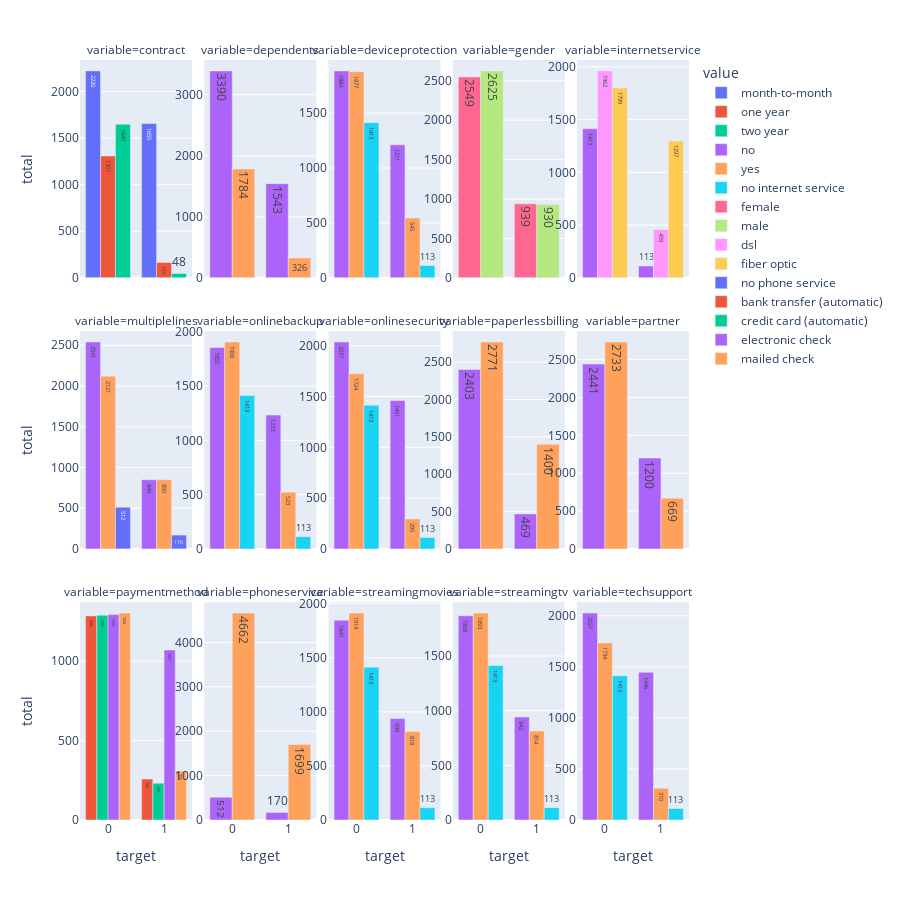

Source (notebook cell):
### Markdown cell above
## graph below shows the count of churn and no churns gender, partner and senior citizen

### Code cell
(
    df.melt(id_vars= ["target", "totalcharges"],value_vars= cat_cols)
    .groupby(["target", "variable", "value"])
    .agg(total = pd.NamedAgg( "target","count"))
    .reset_index()
    .plot.bar(x= "target", y= "total", color="value", facet_col="variable",facet_col_wrap= 5 ,  
     barmode= "group",width=1600, height= 1000, text_auto =True)
    .update_yaxes(matches =None,showticklabels=True)
    .update_xaxes(matches = None)    
).show("png")

### Figure 1 — Plotly figure (JSON) as saved in the notebook; plotly's stock layout.template omitted (floating-point values rounded to 4 significant figures)
{"data": [{"alignmentgroup": "True", "hovertemplate": "value=month-to-month<br>variable=contract<br>target=%{x}<br>total=%{y}<extra></extra>", "legendgroup": "month-to-month", "marker": {"color": "#636efa", "pattern": {"shape": ""}}, "name": "month-to-month", "offsetgroup": "month-to-month", "orientation": "v", "showlegend": true, "textposition": "auto", "texttemplate": "%{y}", "type": "bar", "x": [0, 1], "xaxis": "x11", "y": [2220, 1655], "yaxis": "y11"}, {"alignmentgroup": "True", "hovertemplate": "value=one year<br>variable=contract<br>target=%{x}<br>total=%{y}<extra></extra>", "legendgroup": "one year", "marker": {"color": "#EF553B", "pattern": {"shape": ""}}, "name": "one year", "offsetgroup": "one year", "orientation": "v", "showlegend": true, "textposition": "auto", "texttemplate": "%{y}", "type": "bar", "x": [0, 1], "xaxis": "x11", "y": [1307, 166], "yaxis": "y11"}, {"alignmentgroup": "True", "hovertemplate": "value=two year<br>variable=contract<br>target=%{x}<br>total=%{y}<extra></extra>", "legendgroup": "two year", "marker": {"color": "#00cc96", "pattern": {"shape": ""}}, "name": "two year", "offsetgroup": "two year", "orientation": "v", "showlegend": true, "textposition": "auto", "texttemplate": "%{y}", "type": "bar", "x": [0, 1], "xaxis": "x11", "y": [1647, 48], "yaxis": "y11"}, {"alignmentgroup": "True", "hovertemplate": "value=no<br>variable=dependents<br>target=%{x}<br>total=%{y}<extra></extra>", "legendgroup": "no", "marker": {"color": "#ab63fa", "pattern": {"shape": ""}}, "name": "no", "offsetgroup": "no", "orientation": "v", "showlegend": true, "textposition": "auto", "texttemplate": "%{y}", "type": "bar", "x": [0, 1], "xaxis": "x12", "y": [3390, 1543], "yaxis": "y12"}, {"alignmentgroup": "True", "hovertemplate": "value=no<br>variable=deviceprotection<br>target=%{x}<br>total=%{y}<extra></extra>", "legendgroup": "no", "marker": {"color": "#ab63fa", "pattern": {"shape": ""}}, "name": "no", "offsetgroup": "no", "orientation": "v", "showlegend": false, "textposition": "auto", "texttemplate": "%{y}", "type": "bar", "x": [0, 1], "xaxis": "x13", "y": [1884, 1211], "yaxis": "y13"}, {"alignmentgroup": "True", "hovertemplate": "value=no<br>variable=internetservice<br>target=%{x}<br>total=%{y}<extra></extra>", "legendgroup": "no", "marker": {"color": "#ab63fa", "pattern": {"shape": ""}}, "name": "no", "offsetgroup": "no", "orientation": "v", "showlegend": false, "textposition": "auto", "texttemplate": "%{y}", "type": "bar", "x": [0, 1], "xaxis": "x15", "y": [1413, 113], "yaxis": "y15"}, {"alignmentgroup": "True", "hovertemplate": "value=no<br>variable=multiplelines<br>target=%{x}<br>total=%{y}<extra></extra>", "legendgroup": "no", "marker": {"color": "#ab63fa", "pattern": {"shape": ""}}, "name": "no", "offsetgroup": "no", "orientation": "v", "showlegend": false, "textposition": "auto", "texttemplate": "%{y}", "type": "bar", "x": [0, 1], "xaxis": "x6", "y": [2541, 849], "yaxis": "y6"}, {"alignmentgroup": "True", "hovertemplate": "value=no<br>variable=onlinebackup<br>target=%{x}<br>total=%{y}<extra></extra>", "legendgroup": "no", "marker": {"color": "#ab63fa", "pattern": {"shape": ""}}, "name": "no", "offsetgroup": "no", "orientation": "v", "showlegend": false, "textposition": "auto", "texttemplate": "%{y}", "type": "bar", "x": [0, 1], "xaxis": "x7", "y": [1855, 1233], "yaxis": "y7"}, {"alignmentgroup": "True", "hovertemplate": "value=no<br>variable=onlinesecurity<br>target=%{x}<br>total=%{y}<extra></extra>", "legendgroup": "no", "marker": {"color": "#ab63fa", "pattern": {"shape": ""}}, "name": "no", "offsetgroup": "no", "orientation": "v", "showlegend": false, "textposition": "auto", "texttemplate": "%{y}", "type": "bar", "x": [0, 1], "xaxis": "x8", "y": [2037, 1461], "yaxis": "y8"}, {"alignmentgroup": "True", "hovertemplate": "value=no<br>variable=paperlessbilling<br>target=%{x}<br>total=%{y}<extra></extra>", "legendgroup": "no", "marker": {"color": "#ab63fa", "pattern": {"shape": ""}}, "name": "no", "offsetgroup": "no", "orientation": "v", "showlegend": false, "textposition": "auto", "texttemplate": "%{y}", "type": "bar", "x": [0, 1], "xaxis": "x9", "y": [2403, 469], "yaxis": "y9"}, {"alignmentgroup": "True", "hovertemplate": "value=no<br>variable=partner<br>target=%{x}<br>total=%{y}<extra></extra>", "legendgroup": "no", "marker": {"color": "#ab63fa", "pattern": {"shape": ""}}, "name": "no", "offsetgroup": "no", "orientation": "v", "showlegend": false, "textposition": "auto", "texttemplate": "%{y}", "type": "bar", "x": [0, 1], "xaxis": "x10", "y": [2441, 1200], "yaxis": "y10"}, {"alignmentgroup": "True", "hovertemplate": "value=no<br>variable=phoneservice<br>target=%{x}<br>total=%{y}<extra></extra>", "legendgroup": "no", "marker": {"color": "#ab63fa", "pattern": {"shape": ""}}, "name": "no", "offsetgroup": "no", "orientation": "v", "showlegend": false, "textposition": "auto", "texttemplate": "%{y}", "type": "bar", "x": [0, 1], "xaxis": "x2", "y": [512, 170], "yaxis": "y2"}, {"alignmentgroup": "True", "hovertemplate": "value=no<br>variable=streamingmovies<br>target=%{x}<br>total=%{y}<extra></extra>", "legendgroup": "no", "marker": {"color": "#ab63fa", "pattern": {"shape": ""}}, "name": "no", "offsetgroup": "no", "orientation": "v", "showlegend": false, "textposition": "auto", "texttemplate": "%{y}", "type": "bar", "x": [0, 1], "xaxis": "x3", "y": [1847, 938], "yaxis": "y3"}, {"alignmentgroup": "True", "hovertemplate": "value=no<br>variable=streamingtv<br>target=%{x}<br>total=%{y}<extra></extra>", "legendgroup": "no", "marker": {"color": "#ab63fa", "pattern": {"shape": ""}}, "name": "no", "offsetgroup": "no", "orientation": "v", "showlegend": false, "textposition": "auto", "texttemplate": "%{y}", "type": "bar", "x": [0, 1], "xaxis": "x4", "y": [1868, 942], "yaxis": "y4"}, {"alignmentgroup": "True", "hovertemplate": "value=no<br>variable=techsupport<br>target=%{x}<br>total=%{y}<extra></extra>", "legendgroup": "no", "marker": {"color": "#ab63fa", "pattern": {"shape": ""}}, "name": "no", "offsetgroup": "no", "orientation": "v", "showlegend": false, "textposition": "auto", "texttemplate": "%{y}", "type": "bar", "x": [0, 1], "xaxis": "x5", "y": [2027, 1446], "yaxis": "y5"}, {"alignmentgroup": "True", "hovertemplate": "value=yes<br>variable=dependents<br>target=%{x}<br>total=%{y}<extra></extra>", "legendgroup": "yes", "marker": {"color": "#FFA15A", "pattern": {"shape": ""}}, "name": "yes", "offsetgroup": "yes", "orientation": "v", "showlegend": true, "textposition": "auto", "texttemplate": "%{y}", "type": "bar", "x": [0, 1], "xaxis": "x12", "y": [1784, 326], "yaxis": "y12"}, {"alignmentgroup": "True", "hovertemplate": "value=yes<br>variable=deviceprotection<br>target=%{x}<br>total=%{y}<extra></extra>", "legendgroup": "yes", "marker": {"color": "#FFA15A", "pattern": {"shape": ""}}, "name": "yes", "offsetgroup": "yes", "orientation": "v", "showlegend": false, "textposition": "auto", "texttemplate": "%{y}", "type": "bar", "x": [0, 1], "xaxis": "x13", "y": [1877, 545], "yaxis": "y13"}, {"alignmentgroup": "True", "hovertemplate": "value=yes<br>variable=multiplelines<br>target=%{x}<br>total=%{y}<extra></extra>", "legendgroup": "yes", "marker": {"color": "#FFA15A", "pattern": {"shape": ""}}, "name": "yes", "offsetgroup": "yes", "orientation": "v", "showlegend": false, "textposition": "auto", "texttemplate": "%{y}", "type": "bar", "x": [0, 1], "xaxis": "x6", "y": [2121, 850], "yaxis": "y6"}, {"alignmentgroup": "True", "hovertemplate": "value=yes<br>variable=onlinebackup<br>target=%{x}<br>total=%{y}<extra></extra>", "legendgroup": "yes", "marker": {"color": "#FFA15A", "pattern": {"shape": ""}}, "name": "yes", "offsetgroup": "yes", "orientation": "v", "showlegend": false, "textposition": "auto", "texttemplate": "%{y}", "type": "bar", "x": [0, 1], "xaxis": "x7", "y": [1906, 523], "yaxis": "y7"}, {"alignmentgroup": "True", "hovertemplate": "value=yes<br>variable=onlinesecurity<br>target=%{x}<br>total=%{y}<extra></extra>", "legendgroup": "yes", "marker": {"color": "#FFA15A", "pattern": {"shape": ""}}, "name": "yes", "offsetgroup": "yes", "orientation": "v", "showlegend": false, "textposition": "auto", "texttemplate": "%{y}", "type": "bar", "x": [0, 1], "xaxis": "x8", "y": [1724, 295], "yaxis": "y8"}, {"alignmentgroup": "True", "hovertemplate": "value=yes<br>variable=paperlessbilling<br>target=%{x}<br>total=%{y}<extra></extra>", "legendgroup": "yes", "marker": {"color": "#FFA15A", "pattern": {"shape": ""}}, "name": "yes", "offsetgroup": "yes", "orientation": "v", "showlegend": false, "textposition": "auto", "texttemplate": "%{y}", "type": "bar", "x": [0, 1], "xaxis": "x9", "y": [2771, 1400], "yaxis": "y9"}, {"alignmentgroup": "True", "hovertemplate": "value=yes<br>variable=partner<br>target=%{x}<br>total=%{y}<extra></extra>", "legendgroup": "yes", "marker": {"color": "#FFA15A", "pattern": {"shape": ""}}, "name": "yes", "offsetgroup": "yes", "orientation": "v", "showlegend": false, "textposition": "auto", "texttemplate": "%{y}", "type": "bar", "x": [0, 1], "xaxis": "x10", "y": [2733, 669], "yaxis": "y10"}, {"alignmentgroup": "True", "hovertemplate": "value=yes<br>variable=phoneservice<br>target=%{x}<br>total=%{y}<extra></extra>", "legendgroup": "yes", "marker": {"color": "#FFA15A", "pattern": {"shape": ""}}, "name": "yes", "offsetgroup": "yes", "orientation": "v", "showlegend": false, "textposition": "auto", "texttemplate": "%{y}", "type": "bar", "x": [0, 1], "xaxis": "x2", "y": [4662, 1699], "yaxis": "y2"}, {"alignmentgroup": "True", "hovertemplate": "value=yes<br>variable=streamingmovies<br>target=%{x}<br>total=%{y}<extra></extra>", "legendgroup": "yes", "marker": {"color": "#FFA15A", "pattern": {"shape": ""}}, "name": "yes", "offsetgroup": "yes", "orientation": "v", "showlegend": false, "textposition": "auto", "texttemplate": "%{y}", "type": "bar", "x": [0, 1], "xaxis": "x3", "y": [1914, 818], "yaxis": "y3"}, {"alignmentgroup": "True", "hovertemplate": "value=yes<br>variable=streamingtv<br>target=%{x}<br>total=%{y}<extra></extra>", "legendgroup": "yes", "marker": {"color": "#FFA15A", "pattern": {"shape": ""}}, "name": "yes", "offsetgroup": "yes", "orientation": "v", "showlegend": false, "textposition": "auto", "texttemplate": "%{y}", "type": "bar", "x": [0, 1], "xaxis": "x4", "y": [1893, 814], "yaxis": "y4"}, {"alignmentgroup": "True", "hovertemplate": "value=yes<br>variable=techsupport<br>target=%{x}<br>total=%{y}<extra></extra>", "legendgroup": "yes", "marker": {"color": "#FFA15A", "pattern": {"shape": ""}}, "name": "yes", "offsetgroup": "yes", "orientation": "v", "showlegend": false, "textposition": "auto", "texttemplate": "%{y}", "type": "bar", "x": [0, 1], "xaxis": "x5", "y": [1734, 310], "yaxis": "y5"}, {"alignmentgroup": "True", "hovertemplate": "value=no internet service<br>variable=deviceprotection<br>target=%{x}<br>total=%{y}<extra></extra>", "legendgroup": "no internet service", "marker": {"color": "#19d3f3", "pattern": {"shape": ""}}, "name": "no internet service", "offsetgroup": "no internet service", "orientation": "v", "showlegend": true, "textposition": "auto", "texttemplate": "%{y}", "type": "bar", "x": [0, 1], "xaxis": "x13", "y": [1413, 113], "yaxis": "y13"}, {"alignmentgroup": "True", "hovertemplate": "value=no internet service<br>variable=onlinebackup<br>target=%{x}<br>total=%{y}<extra></extra>", "legendgroup": "no internet service", "marker": {"color": "#19d3f3", "pattern": {"shape": ""}}, "name": "no internet service", "offsetgroup": "no internet service", "orientation": "v", "showlegend": false, "textposition": "auto", "texttemplate": "%{y}", "type": "bar", "x": [0, 1], "xaxis": "x7", "y": [1413, 113], "yaxis": "y7"}, {"alignmentgroup": "True", "hovertemplate": "value=no internet service<br>variable=onlinesecurity<br>target=%{x}<br>total=%{y}<extra></extra>", "legendgroup": "no internet service", "marker": {"color": "#19d3f3", "pattern": {"shape": ""}}, "name": "no internet service", "offsetgroup": "no internet service", "orientation": "v", "showlegend": false, "textposition": "auto", "texttemplate": "%{y}", "type": "bar", "x": [0, 1], "xaxis": "x8", "y": [1413, 113], "yaxis": "y8"}, {"alignmentgroup": "True", "hovertemplate": "value=no internet service<br>variable=streamingmovies<br>target=%{x}<br>total=%{y}<extra></extra>", "legendgroup": "no internet service", "marker": {"color": "#19d3f3", "pattern": {"shape": ""}}, "name": "no internet service", "offsetgroup": "no internet service", "orientation": "v", "showlegend": false, "textposition": "auto", "texttemplate": "%{y}", "type": "bar", "x": [0, 1], "xaxis": "x3", "y": [1413, 113], "yaxis": "y3"}, {"alignmentgroup": "True", "hovertemplate": "value=no internet service<br>variable=streamingtv<br>target=%{x}<br>total=%{y}<extra></extra>", "legendgroup": "no internet service", "marker": {"color": "#19d3f3", "pattern": {"shape": ""}}, "name": "no internet service", "offsetgroup": "no internet service", "orientation": "v", "showlegend": false, "textposition": "auto", "texttemplate": "%{y}", "type": "bar", "x": [0, 1], "xaxis": "x4", "y": [1413, 113], "yaxis": "y4"}, {"alignmentgroup": "True", "hovertemplate": "value=no internet service<br>variable=techsupport<br>target=%{x}<br>total=%{y}<extra></extra>", "legendgroup": "no internet service", "marker": {"color": "#19d3f3", "pattern": {"shape": ""}}, "name": "no internet service", "offsetgroup": "no internet service", "orientation": "v", "showlegend": false, "textposition": "auto", "texttemplate": "%{y}", "type": "bar", "x": [0, 1], "xaxis": "x5", "y": [1413, 113], "yaxis": "y5"}, {"alignmentgroup": "True", "hovertemplate": "value=female<br>variable=gender<br>target=%{x}<br>total=%{y}<extra></extra>", "legendgroup": "female", "marker": {"color": "#FF6692", "pattern": {"shape": ""}}, "name": "female", "offsetgroup": "female", "orientation": "v", "showlegend": true, "textposition": "auto", "texttemplate": "%{y}", "type": "bar", "x": [0, 1], "xaxis": "x14", "y": [2549, 939], "yaxis": "y14"}, {"alignmentgroup": "True", "hovertemplate": "value=male<br>variable=gender<br>target=%{x}<br>total=%{y}<extra></extra>", "legendgroup": "male", "marker": {"color": "#B6E880", "pattern": {"shape": ""}}, "name": "male", "offsetgroup": "male", "orientation": "v", "showlegend": true, "textposition": "auto", "texttemplate": "%{y}", "type": "bar", "x": [0, 1], "xaxis": "x14", "y": [2625, 930], "yaxis": "y14"}, {"alignmentgroup": "True", "hovertemplate": "value=dsl<br>variable=internetservice<br>target=%{x}<br>total=%{y}<extra></extra>", "legendgroup": "dsl", "marker": {"color": "#FF97FF", "pattern": {"shape": ""}}, "name": "dsl", "offsetgroup": "dsl", "orientation": "v", "showlegend": true, "textposition": "auto", "texttemplate": "%{y}", "type": "bar", "x": [0, 1], "xaxis": "x15", "y": [1962, 459], "yaxis": "y15"}, {"alignmentgroup": "True", "hovertemplate": "value=fiber optic<br>variable=internetservice<br>target=%{x}<br>total=%{y}<extra></extra>", "legendgroup": "fiber optic", "marker": {"color": "#FECB52", "pattern": {"shape": ""}}, "name": "fiber optic", "offsetgroup": "fiber optic", "orientation": "v", "showlegend": true, "textposition": "auto", "texttemplate": "%{y}", "type": "bar", "x": [0, 1], "xaxis": "x15", "y": [1799, 1297], "yaxis": "y15"}, {"alignmentgroup": "True", "hovertemplate": "value=no phone service<br>variable=multiplelines<br>target=%{x}<br>total=%{y}<extra></extra>", "legendgroup": "no phone service", "marker": {"color": "#636efa", "pattern": {"shape": ""}}, "name": "no phone service", "offsetgroup": "no phone service", "orientation": "v", "showlegend": true, "textposition": "auto", "texttemplate": "%{y}", "type": "bar", "x": [0, 1], "xaxis": "x6", "y": [512, 170], "yaxis": "y6"}, {"alignmentgroup": "True", "hovertemplate": "value=bank transfer (automatic)<br>variable=paymentmethod<br>target=%{x}<br>total=%{y}<extra></extra>", "legendgroup": "bank transfer (automatic)", "marker": {"color": "#EF553B", "pattern": {"shape": ""}}, "name": "bank transfer (automatic)", "offsetgroup": "bank transfer (automatic)", "orientation": "v", "showlegend": true, "textposition": "auto", "texttemplate": "%{y}", "type": "bar", "x": [0, 1], "xaxis": "x", "y": [1286, 258], "yaxis": "y"}, {"alignmentgroup": "True", "hovertemplate": "value=credit card (automatic)<br>variable=paymentmethod<br>target=%{x}<br>total=%{y}<extra></extra>", "legendgroup": "credit card (automatic)", "marker": {"color": "#00cc96", "pattern": {"shape": ""}}, "name": "credit card (automatic)", "offsetgroup": "credit card (automatic)", "orientation": "v", "showlegend": true, "textposition": "auto", "texttemplate": "%{y}", "type": "bar", "x": [0, 1], "xaxis": "x", "y": [1290, 232], "yaxis": "y"}, {"alignmentgroup": "True", "hovertemplate": "value=electronic check<br>variable=paymentmethod<br>target=%{x}<br>total=%{y}<extra></extra>", "legendgroup": "electronic check", "marker": {"color": "#ab63fa", "pattern": {"shape": ""}}, "name": "electronic check", "offsetgroup": "electronic check", "orientation": "v", "showlegend": true, "textposition": "auto", "texttemplate": "%{y}", "type": "bar", "x": [0, 1], "xaxis": "x", "y": [1294, 1071], "yaxis": "y"}, {"alignmentgroup": "True", "hovertemplate": "value=mailed check<br>variable=paymentmethod<br>target=%{x}<br>total=%{y}<extra></extra>", "legendgroup": "mailed check", "marker": {"color": "#FFA15A", "pattern": {"shape": ""}}, "name": "mailed check", "offsetgroup": "mailed check", "orientation": "v", "showlegend": true, "textposition": "auto", "texttemplate": "%{y}", "type": "bar", "x": [0, 1], "xaxis": "x", "y": [1304, 308], "yaxis": "y"}], "layout": {"annotations": [{"font": {}, "showarrow": false, "text": "variable=paymentmethod", "x": 0.092, "xanchor": "center", "xref": "paper", "y": 0.2867, "yanchor": "bottom", "yref": "paper"}, {"font": {}, "showarrow": false, "text": "variable=phoneservice", "x": 0.296, "xanchor": "center", "xref": "paper", "y": 0.2867, "yanchor": "bottom", "yref": "paper"}, {"font": {}, "showarrow": false, "text": "variable=streamingmovies", "x": 0.5, "xanchor": "center", "xref": "paper", "y": 0.2867, "yanchor": "bottom", "yref": "paper"}, {"font": {}, "showarrow": false, "text": "variable=streamingtv", "x": 0.704, "xanchor": "center", "xref": "paper", "y": 0.2867, "yanchor": "bottom", "yref": "paper"}, {"font": {}, "showarrow": false, "text": "variable=techsupport", "x": 0.908, "xanchor": "center", "xref": "paper", "y": 0.2867, "yanchor": "bottom", "yref": "paper"}, {"font": {}, "showarrow": false, "text": "variable=multiplelines", "x": 0.092, "xanchor": "center", "xref": "paper", "y": 0.6433, "yanchor": "bottom", "yref": "paper"}, {"font": {}, "showarrow": false, "text": "variable=onlinebackup", "x": 0.296, "xanchor": "center", "xref": "paper", "y": 0.6433, "yanchor": "bottom", "yref": "paper"}, {"font": {}, "showarrow": false, "text": "variable=onlinesecurity", "x": 0.5, "xanchor": "center", "xref": "paper", "y": 0.6433, "yanchor": "bottom", "yref": "paper"}, {"font": {}, "showarrow": false, "text": "variable=paperlessbilling", "x": 0.704, "xanchor": "center", "xref": "paper", "y": 0.6433, "yanchor": "bottom", "yref": "paper"}, {"font": {}, "showarrow": false, "text": "variable=partner", "x": 0.908, "xanchor": "center", "xref": "paper", "y": 0.6433, "yanchor": "bottom", "yref": "paper"}, {"font": {}, "showarrow": false, "text": "variable=contract", "x": 0.092, "xanchor": "center", "xref": "paper", "y": 1.0, "yanchor": "bottom", "yref": "paper"}, {"font": {}, "showarrow": false, "text": "variable=dependents", "x": 0.296, "xanchor": "center", "xref": "paper", "y": 1.0, "yanchor": "bottom", "yref": "paper"}, {"font": {}, "showarrow": false, "text": "variable=deviceprotection", "x": 0.5, "xanchor": "center", "xref": "paper", "y": 1.0, "yanchor": "bottom", "yref": "paper"}, {"font": {}, "showarrow": false, "text": "variable=gender", "x": 0.704, "xanchor": "center", "xref": "paper", "y": 1.0, "yanchor": "bottom", "yref": "paper"}, {"font": {}, "showarrow": false, "text": "variable=internetservice", "x": 0.908, "xanchor": "center", "xref": "paper", "y": 1.0, "yanchor": "bottom", "yref": "paper"}], "barmode": "group", "height": 900, "legend": {"title": {"text": "value"}, "tracegroupgap": 0}, "margin": {"t": 60}, "xaxis": {"anchor": "y", "domain": [0, 0.184], "title": {"text": "target"}}, "xaxis10": {"anchor": "y10", "domain": [0.816, 1], "showticklabels": false}, "xaxis11": {"anchor": "y11", "domain": [0, 0.184], "showticklabels": false}, "xaxis12": {"anchor": "y12", "domain": [0.204, 0.388], "showticklabels": false}, "xaxis13": {"anchor": "y13", "domain": [0.408, 0.592], "showticklabels": false}, "xaxis14": {"anchor": "y14", "domain": [0.612, 0.796], "showticklabels": false}, "xaxis15": {"anchor": "y15", "domain": [0.816, 1], "showticklabels": false}, "xaxis2": {"anchor": "y2", "domain": [0.204, 0.388], "title": {"text": "target"}}, "xaxis3": {"anchor": "y3", "domain": [0.408, 0.592], "title": {"text": "target"}}, "xaxis4": {"anchor": "y4", "domain": [0.612, 0.796], "title": {"text": "target"}}, "xaxis5": {"anchor": "y5", "domain": [0.816, 1], "title": {"text": "target"}}, "xaxis6": {"anchor": "y6", "domain": [0, 0.184], "showticklabels": false}, "xaxis7": {"anchor": "y7", "domain": [0.204, 0.388], "showticklabels": false}, "xaxis8": {"anchor": "y8", "domain": [0.408, 0.592], "showticklabels": false}, "xaxis9": {"anchor": "y9", "domain": [0.612, 0.796], "showticklabels": false}, "yaxis": {"anchor": "x", "domain": [0, 0.2867], "showticklabels": true, "title": {"text": "total"}}, "yaxis10": {"anchor": "x10", "domain": [0.3567, 0.6433], "showticklabels": true}, "yaxis11": {"anchor": "x11", "domain": [0.7133, 1.0], "showticklabels": true, "title": {"text": "total"}}, "yaxis12": {"anchor": "x12", "domain": [0.7133, 1.0], "showticklabels": true}, "yaxis13": {"anchor": "x13", "domain": [0.7133, 1.0], "showticklabels": true}, "yaxis14": {"anchor": "x14", "domain": [0.7133, 1.0], "showticklabels": true}, "yaxis15": {"anchor": "x15", "domain": [0.7133, 1.0], "showticklabels": true}, "yaxis2": {"anchor": "x2", "domain": [0, 0.2867], "showticklabels": true}, "yaxis3": {"anchor": "x3", "domain": [0, 0.2867], "showticklabels": true}, "yaxis4": {"anchor": "x4", "domain": [0, 0.2867], "showticklabels": true}, "yaxis5": {"anchor": "x5", "domain": [0, 0.2867], "showticklabels": true}, "yaxis6": {"anchor": "x6", "domain": [0.3567, 0.6433], "showticklabels": true, "title": {"text": "total"}}, "yaxis7": {"anchor": "x7", "domain": [0.3567, 0.6433], "showticklabels": true}, "yaxis8": {"anchor": "x8", "domain": [0.3567, 0.6433], "showticklabels": true}, "yaxis9": {"anchor": "x9", "domain": [0.3567, 0.6433], "showticklabels": true}}}
